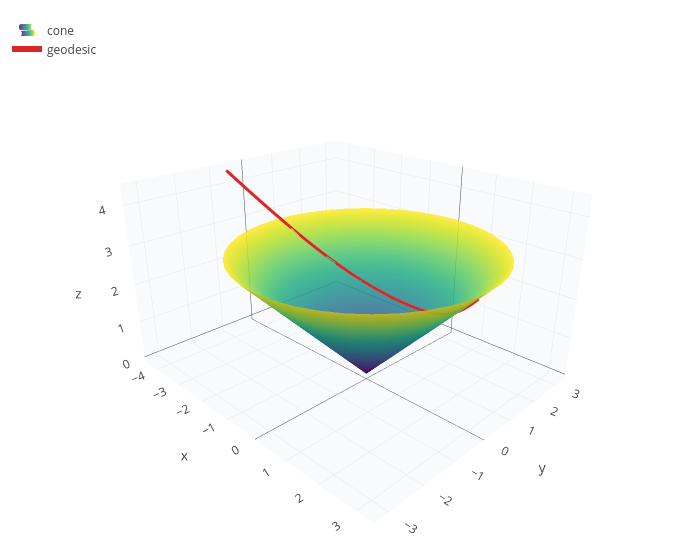

Notebook code cell kept with this figure:
### Markdown cell above
Here infinitely many "lines" through a point miss a given line: the hyperbolic plane is the geometry where Euclid's
fifth postulate fails the other way. Its discovery, by Gauss, Bolyai and Lobachevsky [1][2], showed that geometry need not be
Euclidean, and paved the way for Einstein.

## 5. The cone

On a cone, a geodesic is a straight line on the unrolled paper. Rolled up, it comes in from far away, swings around
the tip and goes out again:

### Code cell
cone = [w*cos(v) w*sin(v) w];
c = inducedmetric(cone, [w v])
path = geodesic(c, [3 0], [-1 0.25], 6, [w*cos(v) w*sin(v) w]);
legend(show(surface(w*cos(v), w*sin(v), w, w, 0, 3.2, v, 0, 2*pi), path), "cone", "geodesic")

### Figure 1 — Plotly figure (JSON) as saved in the notebook; plotly's stock layout.template omitted (floating-point values rounded to 4 significant figures; data arrays with more than 128 entries replaced by an {"elided": "..."} marker saying what was removed)
{"data": [{"colorscale": "Viridis", "name": "cone", "opacity": 0.85, "showlegend": true, "showscale": false, "type": "surface", "x": {"elided": "41x41 float values"}, "y": {"elided": "41x41 float values"}, "z": {"elided": "41x41 float values"}}, {"line": {"color": "#dc2626", "width": 6}, "mode": "lines", "name": "geodesic", "type": "scatter3d", "x": {"elided": "1252 float values"}, "y": {"elided": "1252 float values"}, "z": {"elided": "1252 float values"}}], "layout": {"height": 560, "legend": {"x": 0.01, "y": 0.99}, "margin": {"b": 0, "l": 0, "r": 0, "t": 10}, "scene": {"aspectmode": "data", "camera": {"eye": {"x": 1.6, "y": -1.6, "z": 1.0}}, "xaxis": {"backgroundcolor": "#f8fafc", "gridcolor": "#e2e8f0", "showbackground": true, "title": {"text": "x"}}, "yaxis": {"backgroundcolor": "#f8fafc", "gridcolor": "#e2e8f0", "showbackground": true, "title": {"text": "y"}}, "zaxis": {"backgroundcolor": "#f8fafc", "gridcolor": "#e2e8f0", "showbackground": true, "title": {"text": "z"}}}, "showlegend": true, "title": {"text": ""}, "width": 700}}
